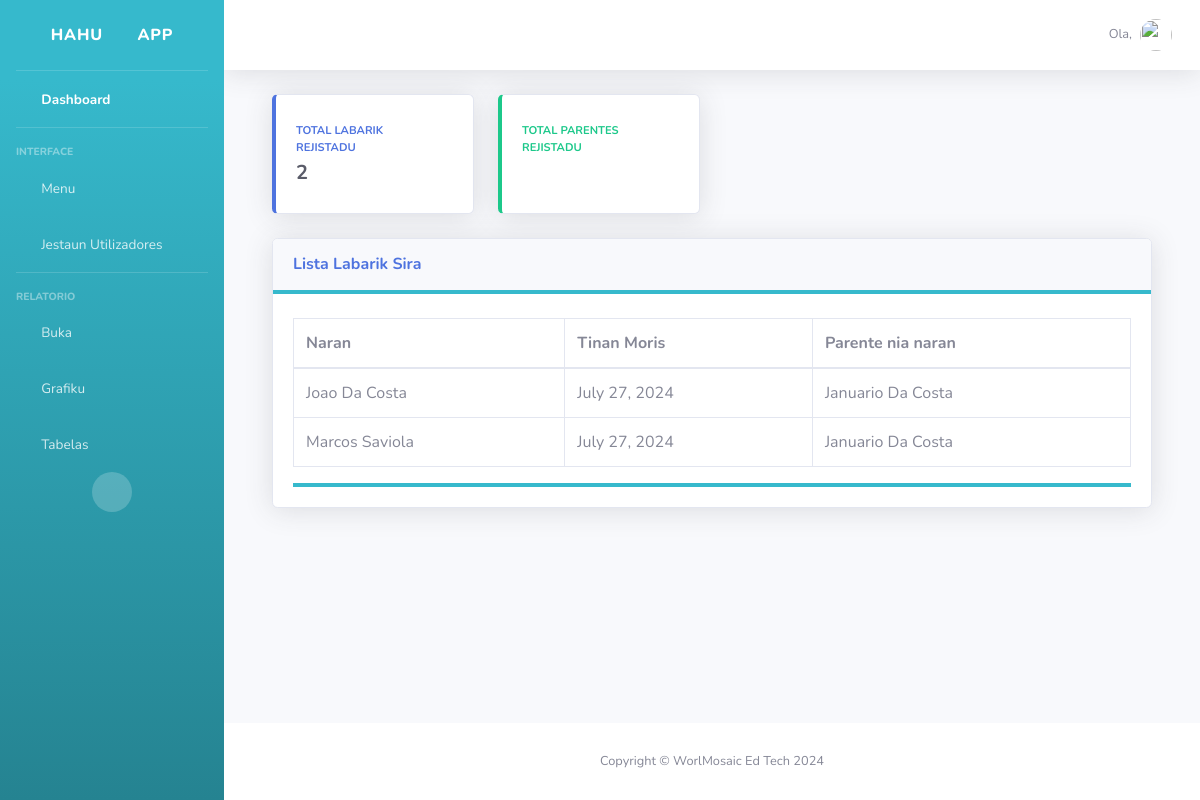
Page /all-child/ on the committed database.
### parentregistrationApp/models.py (models this page shows)
class Student(models.Model):
    first_name = models.CharField(max_length=250)
    last_name = models.CharField(max_length=250)
    full_name = models.CharField(max_length=250, blank=True, null=True)
    year_birth = models.IntegerField()
    parent = models.ForeignKey(Parent, on_delete=models.CASCADE)
    def __str__(self):
        return self.full_name or f"{self.first_name} {self.last_name}"

class Parent(models.Model):
    user = models.OneToOneField(User, on_delete=models.CASCADE, related_name='user_parent', null=True, blank=True)
    first_name = models.CharField(max_length=250)
    last_name = models.CharField(max_length=250)
    full_name = models.CharField(max_length=250, blank=True, null=True)
    phone = models.CharField(max_length=15)
    email = models.EmailField(blank=True, null=True)
    municipality = models.ForeignKey(Municipality, on_delete=models.CASCADE, null=True)
    administrative_post = models.ForeignKey(AdministrativePost, on_delete=models.CASCADE, null=True)
    suco = models.ForeignKey(Suco, on_delete=models.CASCADE, null=True)
    village = models.ForeignKey(Village, on_delete=models.CASCADE, null=True)
    def __str__(self):
        return self.full_name or f"{self.first_name} {self.last_name}"

### parentregistrationApp/report.py (the view)
# urls.py: path('all-child/', all_child, name= 'all-child'),
def all_child(request):
    all_child = Student.objects.all()
    context ={
        'student': all_child,
        'child' : Student.objects.all().count()
    }
    print(context)
    templates_render ='admin_report/all_child.html'
    return render(request,template_name=templates_render, context=context )

### templates/admin_report/all_child.html (shortened to what this page needs)
{% extends "dashboard/layout.html" %} {%block content%}
<div class="container-fluid">
  <div class="row">
    <div class="col-xl-3 col-md-6 mb-4">
      <div class="card border-left-primary shadow h-100 py-2">
        <div class="card-body">
          <div class="row no-gutters align-items-center">
            <div class="col mr-2">
              <div
                class="text-xs font-weight-bold text-primary text-uppercase mb-1"
              >
                Total Labarik rejistadu
              </div>
              <div class="h5 mb-0 font-weight-bold text-gray-800">{{child}}</div>
            </div>
            <div class="col-auto">
              <i class="fas fa-child fa-2x text-gray-300"></i>
            </div>
          </div>
        </div>
      </div>
    </div>
    <div class="col-xl-3 col-md-6 mb-4">
      <div class="card border-left-success shadow h-100 py-2">
        <div class="card-body">
          <div class="row no-gutters align-items-center">
            <div class="col mr-2">
              <div
                class="text-xs font-weight-bold text-success text-uppercase mb-1"
              >
                Total Parentes rejistadu
              </div>
            </div>
            <div class="col-auto">
              <i class="fas fa-users fa-2x text-gray-300"></i>
            </div>
          </div>
        </div>
      </div>
    </div>
  </div>
</div>
<div class="container-fluid">
  <div class="card shadow mb-4">
    <div class="card-header py-3 border-bottom-info">
      <h6 class="m-0 font-weight-bold text-primary">Lista Labarik Sira</h6>
    </div>
    <div class="card-body">
      <div class="table-responsive border-bottom-info mt-1">
        <table
          class="table table-bordered"
          id="dataTable"
          width="100%"
          cellspacing="0"
        >
          <thead>
            <tr>
              <th>Naran</th>
              <th>Tinan Moris</th>
              <th>Parente nia naran</th>
            </tr>
          </thead>
          <tbody>
            {% for students in student %}
            <tr>
              <td>{{students.first_name}} {{students.last_name}}</td>
              <td>{{students.year_birth }}</td>
              <td>{{students.parent}}</td>
            </tr>
            {% endfor %}
          </tbody>
        </table>
      </div>
    </div>
  </div>
</div>
{%endblock%}

### rows in the picture
Student: first_name "Joao", last_name "Da Costa", year_birth "July 27, 2024", parent "Januario Da Costa"
Student: first_name "Marcos", last_name "Saviola", year_birth "July 27, 2024", parent "Januario Da Costa"

### other values in the picture
{{ child }} "2"
